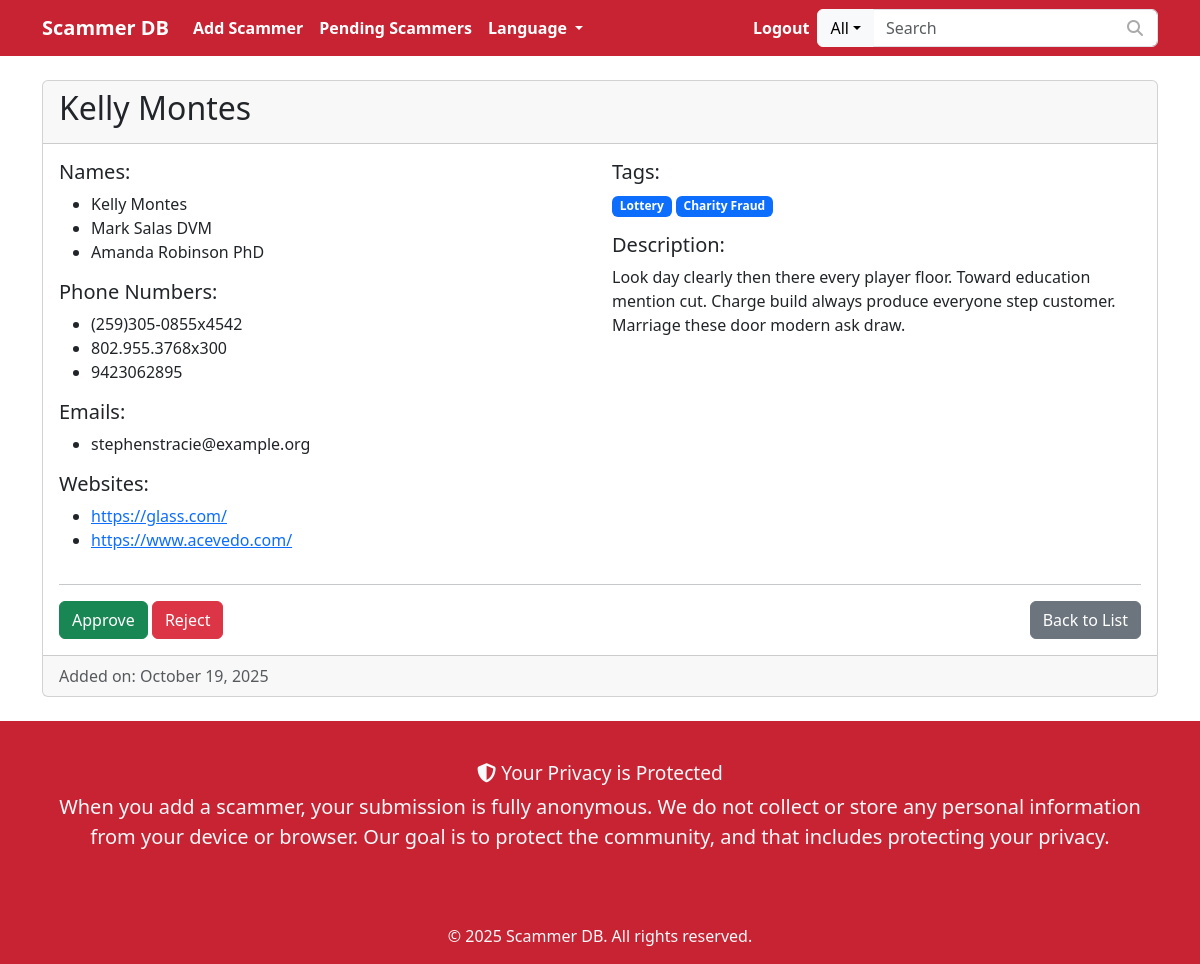
The page /en/scammer/110/ (signed in) on the database its author committed.
### scammers/models.py (models this page shows, shortened)
class Scammer(models.Model):
    STATUS_CHOICES = [
        ('pending', 'Pending'),
        ('approved', 'Approved'),
        ('rejected', 'Rejected'),
    ]
    status = models.CharField(max_length=10, choices=STATUS_CHOICES, default='pending')
    description = models.TextField(blank=True, null=True)
    created_at = models.DateTimeField(auto_now_add=True)
    approved_at = models.DateTimeField(null=True, blank=True)
    tags = models.ManyToManyField('Tag', blank=True)
    related_scammers = models.ManyToManyField('self', blank=True)

class ScammerName(models.Model):
    scammer = models.ForeignKey(Scammer, related_name='names', on_delete=models.CASCADE)
    name = models.CharField(max_length=255, blank=True, null=True)

class ScammerPhoneNumber(models.Model):
    scammer = models.ForeignKey(Scammer, related_name='phone_numbers', on_delete=models.CASCADE)
    phone_number = models.CharField(max_length=50, blank=True, null=True)
    def get_display_value(self, has_access):
        if has_access or not self.phone_number:
            return self.phone_number
        if len(self.phone_number) > 5:
            return self.phone_number[:5] + '*' * (len(self.phone_number) - 5)
        return '*' * len(self.phone_number)

class ScammerEmail(models.Model):
    scammer = models.ForeignKey(Scammer, related_name='emails', on_delete=models.CASCADE)
    email = models.EmailField(blank=True, null=True)
    def get_display_value(self, has_access):
        if has_access or not self.email:
            return self.email

class ScammerWebsite(models.Model):
    scammer = models.ForeignKey(Scammer, related_name='websites', on_delete=models.CASCADE)
    website = models.URLField(blank=True, null=True)
    def get_display_value(self, has_access):
        if has_access or not self.website:
            return self.website

class Tag(models.Model):
    name = models.CharField(max_length=100, unique=True)

### scammers/views.py (the view)
# urls.py: path('scammer/<int:pk>/', views.scammer_detail, name='scammer_detail'),
def scammer_detail(request, pk):
    if request.user.is_staff:
        scammer = get_object_or_404(Scammer, pk=pk)
    else:
        scammer = get_object_or_404(Scammer, pk=pk, status='approved')
    from_page = request.GET.get('from')
    has_access = False
    if request.user.is_staff or getattr(settings, 'FREE_TRIAL_ENABLED', False):
        has_access = True
    elif request.user.is_authenticated:
        has_access = UserScammerAccess.objects.filter(user=request.user, scammer=scammer).exists()
    related_data = []
    if scammer.related_scammers.exists():
        for related in scammer.related_scammers.all():
            reasons = scammer.get_relationship_reasons(related)
            related_data.append({'scammer': related, 'reasons': reasons})
    display_phone_numbers = []
    for phone in scammer.phone_numbers.all():
        display_phone_numbers.append({'value': phone.get_display_value(has_access), 'is_masked': not has_access})
    display_emails = []
    for email in scammer.emails.all():
        display_emails.append({'value': email.get_display_value(has_access), 'is_masked': not has_access})
    display_websites = []
    for website in scammer.websites.all():
        display_websites.append({'value': website.get_display_value(has_access), 'is_masked': not has_access})
    display_payment_accounts = []
    for account in scammer.payment_accounts.all():
        display_payment_accounts.append({'value': account.get_display_value(has_access), 'is_masked': not has_access})
    display_images = []
    for image in scammer.images.all():
        display_images.append({'url': image.get_display_image_url(has_access), 'is_masked': not has_access})
    context = {
        'scammer': scammer,
        'from_page': from_page,
        'has_access': has_access,
        'related_data': related_data,
        'display_phone_numbers': display_phone_numbers,
        'display_emails': display_emails,
        'display_websites': display_websites,
        'display_payment_accounts': display_payment_accounts,
        'display_images': display_images,
    }
    return render(request, 'scammers/scammer_detail.html', context)

### scammer_database/context_processors.py (called while the page is built)
def settings_context(request):
    return {'settings': settings}

### scammers/templates/scammers/scammer_detail.html (shortened to what this page needs)
{% extends 'scammers/base.html' %}
{% load i18n %}
{% block content %}
<div class="card">
    <div class="card-header">
        <h2>{{ scammer.names.first.name|default:"Scammer Details" }}</h2>
    </div>
    <div class="card-body">
        <div class="row">
            <div class="col-md-6">
                {% if scammer.names.all %}
                <h5>Names:</h5>
                <ul>
                    {% for name in scammer.names.all %}
                        <li>{{ name.name }}</li>
                    {% endfor %}
                </ul>
                {% endif %}
                {% if display_phone_numbers %}
                <h5>Phone Numbers:</h5>
                <ul>
                    {% for item in display_phone_numbers %}
                        <li>{{ item.value }} {% if item.is_masked %}<i class="fas fa-lock text-muted"></i>{% endif %}</li>
                    {% endfor %}
                </ul>
                {% endif %}
                {% if display_emails %}
                <h5>Emails:</h5>
                <ul>
                    {% for item in display_emails %}
                        <li>{{ item.value }} {% if item.is_masked %}<i class="fas fa-lock text-muted"></i>{% endif %}</li>
                    {% endfor %}
                </ul>
                {% endif %}
                {% if display_websites %}
                <h5>Websites:</h5>
                <ul>
                    {% for item in display_websites %}
                        <li><a href="{{ item.value }}" target="_blank">{{ item.value }}</a> {% if item.is_masked %}<i class="fas fa-lock text-muted"></i>{% endif %}</li>
                    {% endfor %}
                </ul>
                {% endif %}
            </div>
            <div class="col-md-6">
                {% if scammer.tags.all %}
                <h5>Tags:</h5>
                <p>
                    {% for tag in scammer.tags.all %}
                        <a href="{% url 'scammer_list' %}?q=tag:{{ tag.name }}" class="badge bg-primary text-decoration-none">{{ tag.name }}</a>
                    {% endfor %}
                </p>
                {% endif %}
                {% if scammer.description %}
                <h5>Description:</h5>
                <p>{{ scammer.description }}</p>
                {% endif %}
            </div>
        </div>
        <hr>
        <div class="mt-3 d-flex justify-content-between align-items-center">
            <div>
                {% if user.is_staff %}
                    {% if scammer.status == 'pending' %}
                        <a href="{% url 'approve_scammer' pk=scammer.pk %}" class="btn btn-success">Approve</a>
                        <a href="{% url 'reject_scammer' pk=scammer.pk %}" class="btn btn-danger">Reject</a>
                    {% elif scammer.status == 'approved' %}
                        <a href="{% url 'reject_scammer' pk=scammer.pk %}" class="btn btn-danger">Reject</a>
                    {% elif scammer.status == 'rejected' %}
                        <a href="{% url 'approve_scammer' pk=scammer.pk %}" class="btn btn-success">Approve</a>
                    {% endif %}
                {% endif %}
            </div>
            <div>
                <a href="{% if from_page == 'pending' %}{% url 'pending_scammers' %}{% else %}{% url 'scammer_list' %}{% endif %}" class="btn btn-secondary">{% trans "Back to List" %}</a>
            </div>
        </div>
    </div>
    <div class="card-footer text-muted">
        {% trans "Added on:" %} {{ scammer.created_at|date:"F d, Y" }}
    </div>
</div>
{% endblock %}

### static/css/custom.css (style rules this page uses)
html { height: 100%; }
body { background-color: #c82333; display: flex; flex-direction: column; min-height: 100vh; margin: 0; padding: 0; padding-top: env(safe-area-inset-top); padding-bottom: env(safe-area-inset-bottom); padding-left: env(safe-area-inset-left); padding-right: env(safe-area-inset-right); }

### rows shown on the page
Scammer: names.first.name "Kelly Montes", description "Look day clearly then there every player floor. Toward education mention cut. Charge build always produce everyone step customer. Marriage these door modern ask draw.", created_at "October 19, 2025"
ScammerName: name "Kelly Montes"
ScammerName: name "Mark Salas DVM"
ScammerName: name "Amanda Robinson PhD"
ScammerPhoneNumber: value "(259)305-0855x4542"
ScammerPhoneNumber: value "802.955.3768x300"
ScammerPhoneNumber: value "9423062895"
ScammerEmail: value "stephenstracie@example.org"
ScammerWebsite: value "https://glass.com/"
ScammerWebsite: value "https://www.acevedo.com/"
Tag: name "Lottery"
Tag: name "Charity Fraud"
